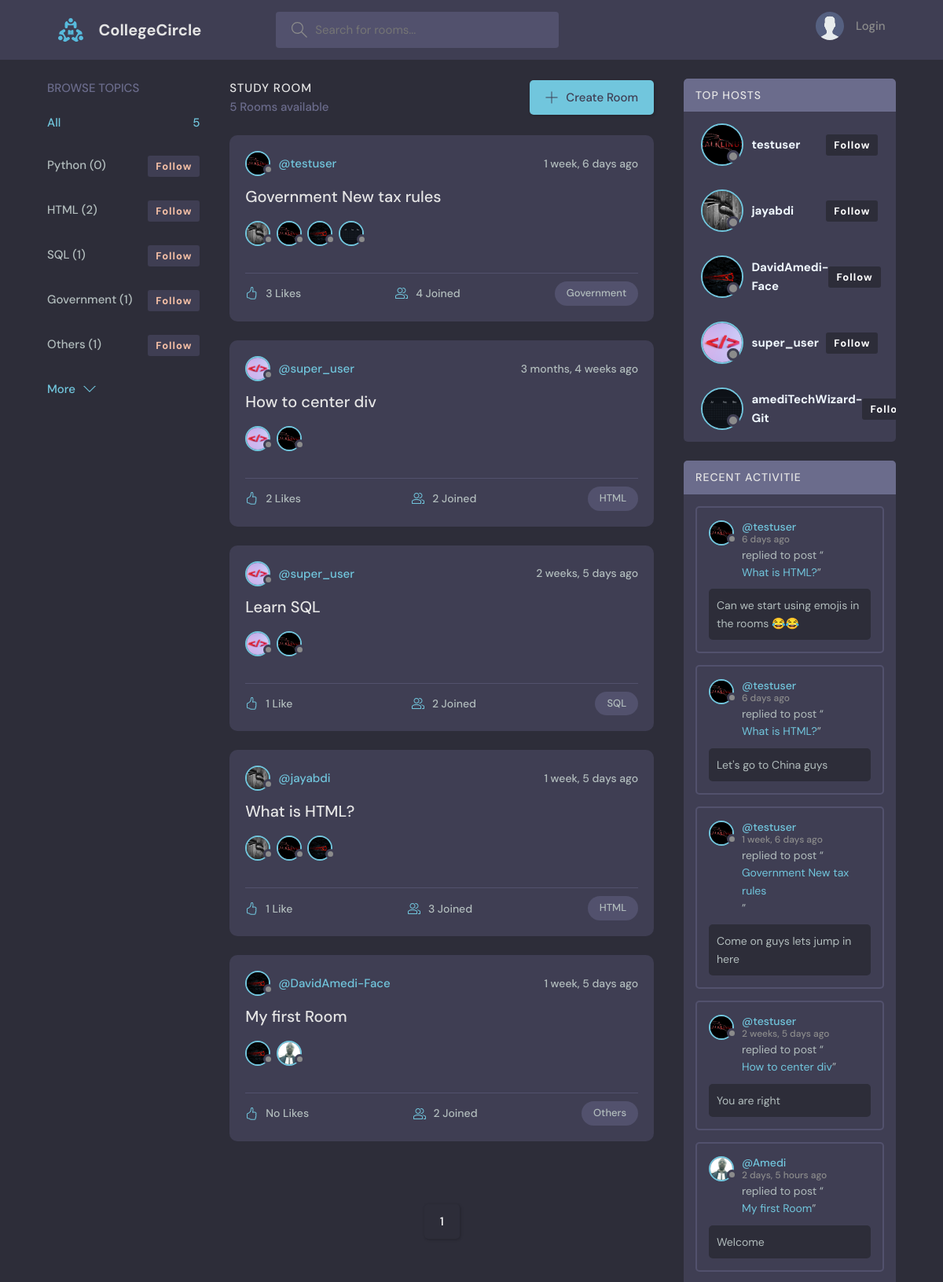
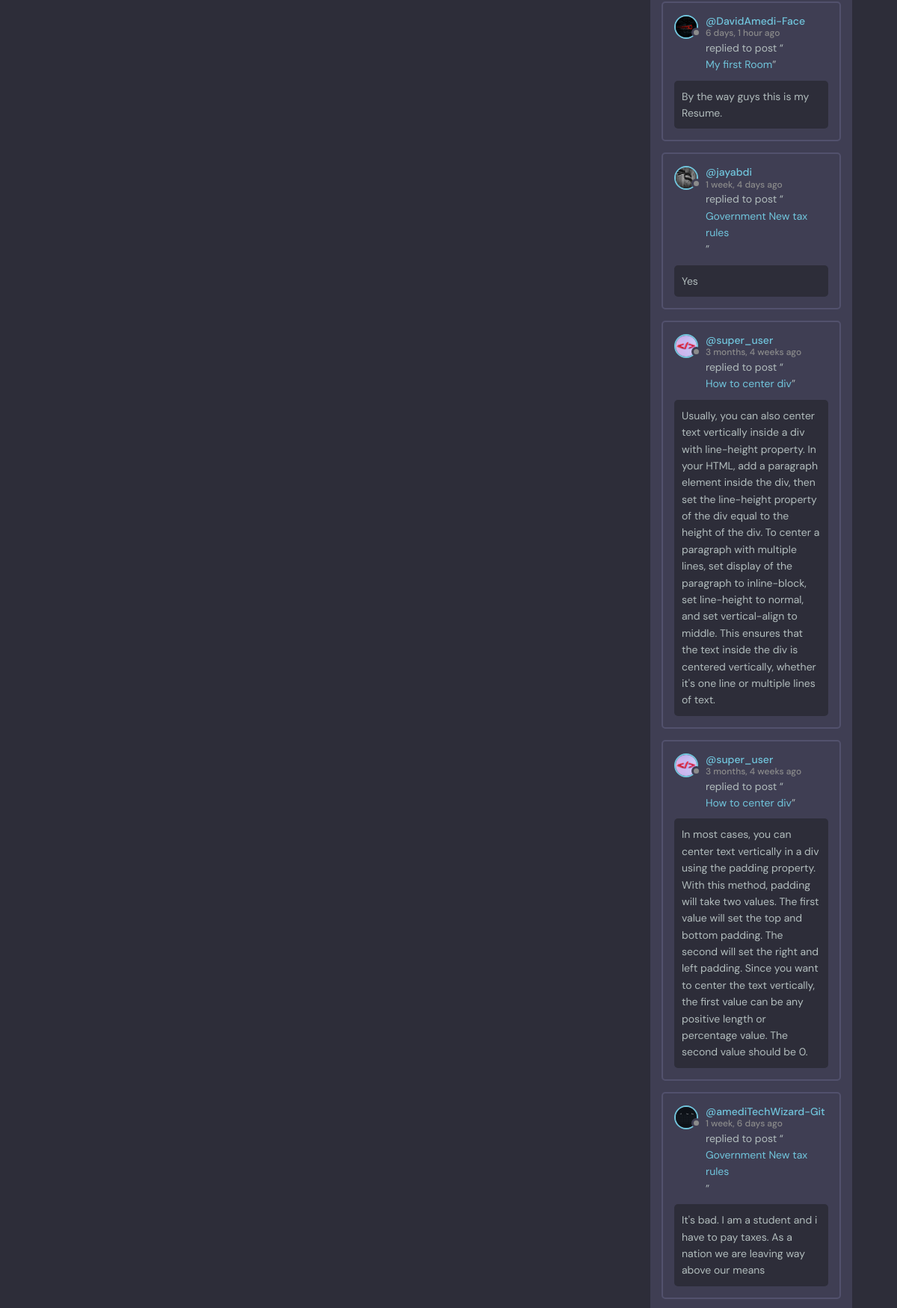
The page / (upper part) on the database its author committed (2 pictures, top to bottom).
### base/models.py (models this page shows, shortened)
class Topic(models.Model):
    name = models.CharField(max_length=200)

class Room(models.Model):
    host = models.ForeignKey(User, on_delete=models.SET_NULL, null=True)
    topic = models.ForeignKey(Topic, on_delete=models.SET_NULL, null=True)
    name = models.CharField(max_length=200)
    description = models.TextField(null=True, blank=True)
    participants = models.ManyToManyField(User, related_name='participant_rooms', blank=True)
    updated = models.DateTimeField(auto_now=True)
    created = models.DateTimeField(auto_now_add=True)
    no_of_likes = models.IntegerField(default=0)
    banned_users = models.ManyToManyField(User, related_name='banned_rooms')
    moderators = models.ManyToManyField(User, related_name='moderated_rooms', blank=True)
    class Meta:
        ordering = ['-updated', '-created']
    def __str__(self):
        return self.name

class User(AbstractUser):
    name = models.CharField(max_length=200, null=True)
    email = models.EmailField(unique=True, null=True)
    bio = models.TextField(null=True)
    notification_count = models.PositiveIntegerField(default=0)
    avatar = models.ImageField(null=True, default="avatar.svg", upload_to="images/")
    USERNAME_FIELD = 'email'
    REQUIRED_FIELDS = []
    ROLE_CHOICES = [
        ('owner', 'Room Owner'),
        ('admin', 'Room Administrator'),
        ('moderator', 'Room Moderator'),
        ('participant', 'Room Participant'),
    ]
    role = models.CharField(max_length=20, choices=ROLE_CHOICES, default='participant')

class Message(models.Model):
    user = models.ForeignKey(User, on_delete=models.CASCADE)
    room = models.ForeignKey(Room, on_delete=models.CASCADE)
    body = models.TextField()
    upvotes = models.ManyToManyField(User, related_name='upvoted_messages')
    downvotes = models.ManyToManyField(User, related_name='downvoted_messages')
    no_of_upvotes = models.IntegerField(default=0)
    no_of_downvotes = models.IntegerField(default=0)
    updated = models.DateTimeField(auto_now=True)
    created = models.DateTimeField(auto_now_add=True)
    file = models.FileField(upload_to=get_upload_path, blank=True, null=True)
    timestamp = models.DateTimeField(default=timezone.now)
    class Meta:
        ordering = ['-updated', '-created']

### base/views.py (the view)
# urls.py: path('', views.home, name="home"),
def home(request):
    q = request.GET.get('q') if request.GET.get('q') else ''
    rooms = Room.objects.filter(
        Q(topic__name__icontains=q) |
        Q(name__icontains=q) |
        Q(description__icontains=q)
    )
    topics = Topic.objects.all()[:5]
    room_count = rooms.count()
    room_messages = Message.objects.filter(room__topic__name__icontains=q)
    current_user = request.user
    users_not_following = User.objects.exclude(
        username__in=FollowersCount.objects.filter(follower=current_user.username).values('user')
    ).exclude(username=current_user.username)  # Exclude current user's username
    users_available = list(users_not_following)
    sample_size = min(5, len(users_available))  # Adjust sample size if necessary
    suggested_users = random.sample(users_available, sample_size)
    P = Paginator(rooms, 25)
    page = request.GET.get('page')
    topics_list = P.get_page(page)
    context = {
        'rooms': topics_list,
        'topics': topics,
        'room_count': room_count,
        'room_messages': room_messages,
        'suggested_users': suggested_users,
        'topics_list' : topics_list
    }
    return render(request, 'base/home.html', context)

### base/templates/base/home.html (shortened to what this page needs)
{% extends 'main.html' %}
{% block content %}
    <main class="layout layout--3">
      <div class="container">
        {% include 'base/topics_component.html' %}
        <div class="roomList">
          <div class="roomList__header">
            <div>
              <h2>Study Room</h2>
              <p>{{room_count}} Rooms available</p>
            </div>
            <a class="btn btn--main" href="{% url 'create-room' %}">
              <svg version="1.1" xmlns="http://www.w3.org/2000/svg" width="32" height="32" viewBox="0 0 32 32">
                <title>add</title>
                <path
                  d="M16.943 0.943h-1.885v14.115h-14.115v1.885h14.115v14.115h1.885v-14.115h14.115v-1.885h-14.115v-14.115z"
                ></path>
              </svg>
              Create Room
            </a>
          </div>
            {% include 'base/feed_component.html' %}
        </div>
        <div style="background: rgba(0,0,0,0);" class="activities">
        {% include 'base/tophosts_component.html' %}
        {% include 'base/activity_component.html' %}
        </div>
      </div>
    </main>
{% endblock content %}

### base/templates/base/topics_component.html (shortened to what this page needs)
        <div class="topics">
          <div class="topics__header">
            <h2>Browse Topics</h2>
          </div>
          <ul class="topics__list">
            <li>
              <a href="{% url 'home' %}" class="active">All <span>{{topics.count}}</span></a>
            </li>
            {% for topic in topics %}
            <li>
              <a href="{% url 'home' %}?q={{topic.name}}">{{topic.name}} ({{topic.room_set.all.count}})
                <form id="followForm" action="{% url 'follow-topic' %}" method="POST">
                  <button id="followButton" class="topic-follow" data-action="follow" data-id="da8d6b51-253b-496e-9a22-31f70397ee69" data-url="/?q={{topic.name}}">Follow</button>
                </form>
              </a>
            </li>
            {% endfor %}
          </ul>
          <a class="btn btn--link" href="{% url 'topics' %}">
            More
            <svg version="1.1" xmlns="http://www.w3.org/2000/svg" width="32" height="32" viewBox="0 0 32 32">
              <title>chevron-down</title>
              <path d="M16 21l-13-13h-3l16 16 16-16h-3l-13 13z"></path>
            </svg>
          </a>
        </div>

### base/templates/base/feed_component.html (shortened to what this page needs)
{% for room in rooms %}
<div class="roomListRoom">
  <div class="roomListRoom__header">
    <a
      href="{% url 'profile' room.host.username %}"
      class="roomListRoom__author"
    >
      <div class="avatar avatar--small">
        <img src="{{room.host.avatar.url}}" />
      </div>
      <span>@{{room.host.username}}</span>
    </a>
    <div class="roomListRoom__actions">
      <span>{{room.created|timesince}} ago</span>
    </div>
  </div>
  <div class="roomListRoom__content">
    <a href="{% url 'room' room.id %}">{{room.name}}</a>
    <div style="display: flex; column-gap: 0.5em;">
      {% for user in room.participants.all %}
      <a href="{% url 'profile' user.username %}">
        <div class="avatar avatar--small">
          <img src="{{user.avatar.url}}" />
        </div>
      </a>
      {% endfor %}
    </div>
  </div>
  <div class="roomListRoom__meta">
    <a href="/like-room?room_id={{room.id}}" class="likeRoom_button">
      {% if room.no_of_likes == 0 %}
      No Likes
      {% elif room.no_of_likes == 1 %}
      {{room.no_of_likes}} Like
      {% else %}
      {{room.no_of_likes}} Likes
      {% endif %}
    </a>
    <a href="{% url 'room' room.id %}" class="roomListRoom__joined">
      {{room.participants.all.count}} Joined
    </a>
    <p class="roomListRoom__topic">{{room.topic.name}}</p>
  </div>
</div>
{% endfor %}
<div class="pagination">
  <ul class="container">
    {% for num in topics_list.paginator.page_range %}
      {% if num > topics_list.number|add:'-2' and num < topics_list.number|add:'2' %}
        <li>
          <a href="?page={{ num }}" class="btn page-link" data-page="{{ num }}">{{ num }}</a>
        </li>
      {% endif %}
    {% endfor %}
  </ul>
</div>

### base/templates/base/tophosts_component.html (shortened to what this page needs)
<div class="activities">
    <div class="activities__header">
        <h2>Top Hosts</h2>
    </div>
    {% for user in suggested_users %}
    <div class="host__wrapper">
        <a href="/profile/{{ user.username }}" class="roomListRoom__author">
            <div class="avatar avatar--large">
                <img src="{{ user.avatar.url }}">
            </div>
            <h4 style="color: aliceblue;">{{ user.username }}</h4>
        </a>
        <a href="/profile/{{ user.username }}" class="roomListRoom__author">
        <form id="followForm" action="{% url 'follow' %}" method="POST">
            <button type="submit" id="followbtn" class="host__follow" data-otheruser="d4957522-8b61-42bf-9d33-2f55cac0cad9" data-action="follow">Follow</button>
        </form>
            </a>
    </div>
    {% endfor %}
</div>
<br>

### base/templates/base/activity_component.html (shortened to what this page needs)
<div class="activities">
  <div class="activities__header">
    <h2>Recent Activitie</h2>
  </div>
  {% for message in room_messages %}
  <div class="activities__box">
    <div class="activities__boxHeader roomListRoom__header">
      <a href="{% url 'profile' message.user.username %}" class="roomListRoom__author">
        <div class="avatar avatar--small">
          <img src="{{message.user.avatar.url}}" />
        </div>
        <p>
          @{{message.user.username}}
          <span>{{message.created|timesince}} ago</span>
        </p>
      </a>
    </div>
    <div class="activities__boxContent">
      <p>replied to post “<a href="{% url 'room' message.room.id %}">{{message.room}}</a>”</p>
      <div class="activities__boxRoomContent">
        {{message.body}}
      </div>
    </div>
  </div>
  {% endfor %}
</div>

### rows shown on the page
Topic: name "Python", room_set.all.count "0"
Topic: name "HTML", room_set.all.count "2"
Topic: name "SQL", room_set.all.count "1"
Topic: name "Government", room_set.all.count "1"
Topic: name "Others", room_set.all.count "1"
Room: host.avatar (picture), host.username "testuser", created "1 week, 6 days", name "Government New tax rules", no_of_likes "3", participants.all.count "4", topic.name "Government"
User: avatar (picture), username "jayabdi"
User: avatar (picture), username "testuser"
User: avatar (picture), username "DavidAmedi-Face"
User: avatar (picture), username "amediTechWizard-Git"
Room: host.avatar (picture), host.username "super_user", created "3 months, 4 weeks", name "How to center div", no_of_likes "2", participants.all.count "2", topic.name "HTML"
User: avatar (picture), username "super_user"
Room: host.avatar (picture), host.username "super_user", created "2 weeks, 5 days", name "Learn SQL", no_of_likes "1", participants.all.count "2", topic.name "SQL"
Room: host.avatar (picture), host.username "jayabdi", created "1 week, 5 days", name "What is HTML?", no_of_likes "1", participants.all.count "3", topic.name "HTML"
Room: host.avatar (picture), host.username "DavidAmedi-Face", created "1 week, 5 days", name "My first Room", no_of_likes "No Likes", participants.all.count "2", topic.name "Others"
User: avatar (picture)
Message: user.avatar (picture), user.username "testuser", created "6 days", room "What is HTML?", body "Can we start using emojis in the rooms 😂😂"
Message: user.avatar (picture), user.username "testuser", created "6 days", room "What is HTML?", body "Let's go to China guys"
Message: user.avatar (picture), user.username "testuser", created "1 week, 6 days", room "Government New tax rules", body "Come on guys lets jump in here"
Message: user.avatar (picture), user.username "testuser", created "2 weeks, 5 days", room "How to center div", body "You are right"
Message: user.avatar (picture), user.username "Amedi", created "2 days, 5 hours", room "My first Room", body "Welcome"
Message: user.avatar (picture), user.username "DavidAmedi-Face", created "6 days, 1 hour", room "My first Room", body "By the way guys this is my Resume."
Message: user.avatar (picture), user.username "jayabdi", created "1 week, 4 days", room "Government New tax rules", body "Yes"
Message: user.avatar (picture), user.username "super_user", created "3 months, 4 weeks", room "How to center div", body "Usually, you can also center text vertically inside a div with line-height property. In your HTML, add a paragraph element inside the div, then set the line-height property of the div equal to the height of the div. To center a paragraph with multiple lines, set display of the paragraph to inline-block, set line-height to normal, and set vertical-align to middle. This ensures that the text inside the div is centered vertically, whether it's one line or multiple lines of text."
Message: user.avatar (picture), user.username "super_user", created "3 months, 4 weeks", room "How to center div", body "In most cases, you can center text vertically in a div using the padding property. With this method, padding will take two values. The first value will set the top and bottom padding. The second will set the right and left padding. Since you want to center the text vertically, the first value can be any positive length or percentage value. The second value should be 0."
Message: user.avatar (picture), user.username "amediTechWizard-Git", created "1 week, 6 days", room "Government New tax rules", body "It's bad. I am a student and i have to pay taxes. As a nation we are leaving way above our means"

### other values the page prints
{{ topics.count }} "5"
{{ room_count }} "5"
{{ num }} "1"
